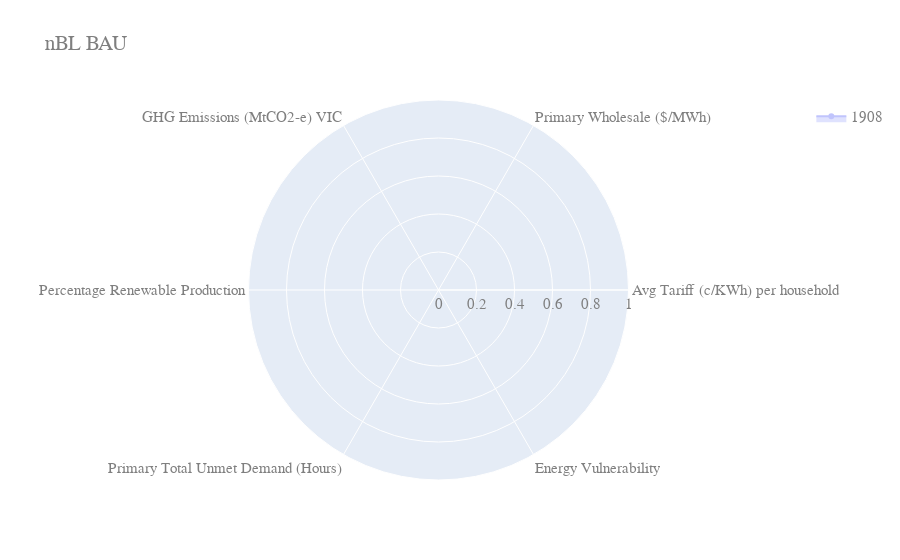

The cell this chart's notebook holds for it:
### Markdown cell above
Plot take 1

### Code cell
%matplotlib inline
import plotly.graph_objects as go

ooi = 'bau'


fig = go.Figure()

for year, row in data.iterrows():
    fig.add_trace(go.Scatterpolar(
      r=row[0:],
      theta=categories,
      fill='toself',
      opacity=0.4,
      name="{}".format(year)
    ))

fig.update_layout(
    polar=dict(
        radialaxis=dict(
            visible=True,
            range=[0, 1]
        )),
    showlegend=True,
    title="nBL BAU",
    font=dict(
        family="Courier New, monospace",
        size=15,
        color="#7f7f7f"
    ),
    autosize=True
)

## requires orca to be installed: conda install -c plotly plotly-orca
#fig.write_image('{}/fig{}.png'.format(r'C:\\Users\\angel\\Documents\\GitHub\\gr4sp\\experiments\\notebookGr4sp\\figs', '_nbl_spider_%s'%(ooi)))
fig.show()

### Figure 1 — Plotly figure (JSON) as saved in the notebook; plotly's stock layout.template omitted (floating-point values rounded to 4 significant figures)
{"data": [{"fill": "toself", "name": "1908", "opacity": 0.4, "r": [null, null, null, null, null, null], "theta": ["Avg Tariff (c/KWh) per household", "Primary Wholesale ($/MWh)", "GHG Emissions (MtCO2-e) VIC", "Percentage Renewable Production", "Primary Total Unmet Demand (Hours)", "Energy Vulnerability"], "type": "scatterpolar"}], "layout": {"autosize": true, "font": {"color": "#7f7f7f", "family": "Courier New, monospace", "size": 15}, "polar": {"radialaxis": {"range": [0, 1], "visible": true}}, "showlegend": true, "title": {"text": "nBL BAU"}}}
